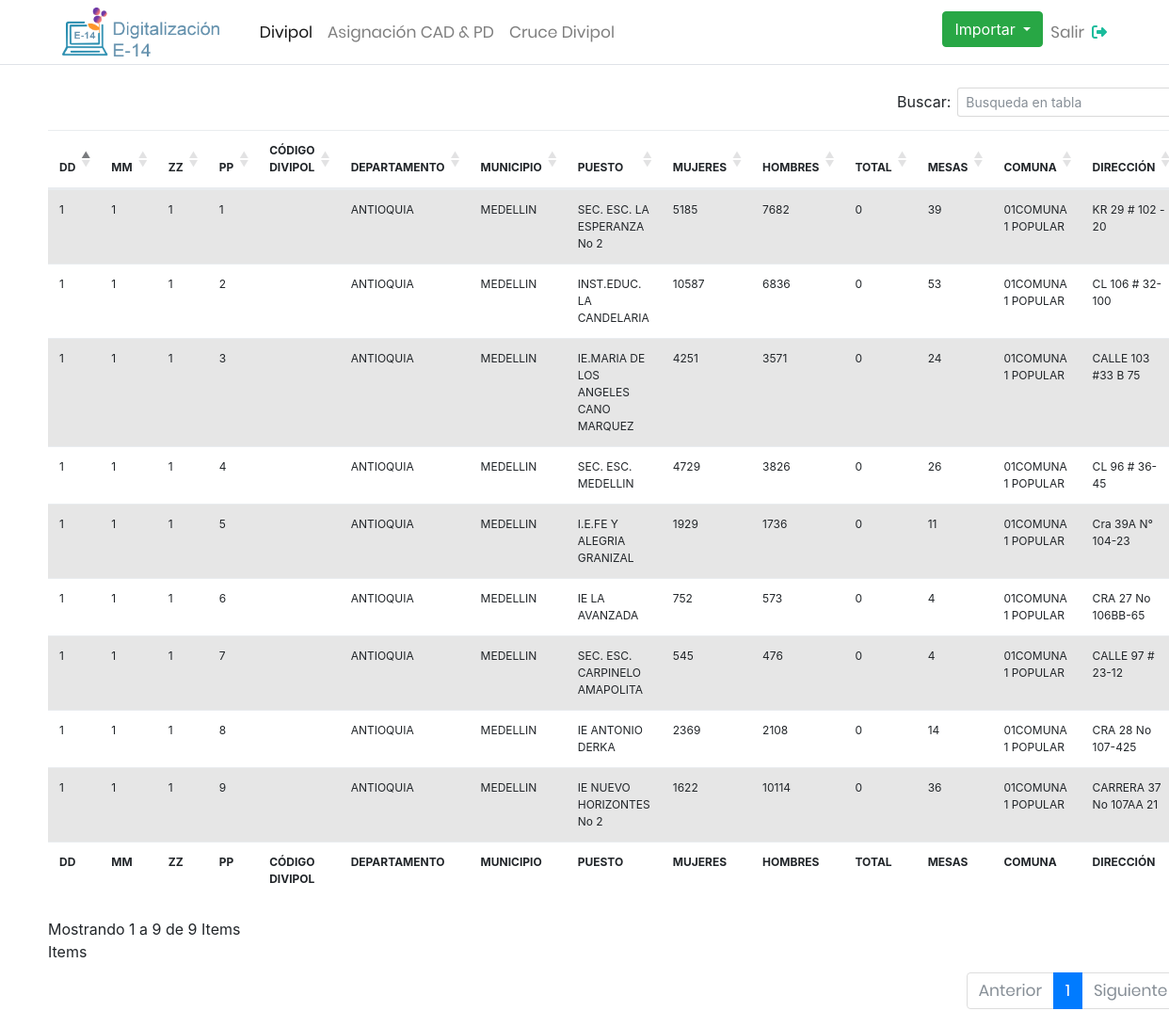
Page /divipol.php on the committed database.
### tables this page shows
CREATE TABLE `divipol` (
  `dd` int(10) DEFAULT NULL,
  `mm` int(10) DEFAULT NULL,
  `zz` int(5) DEFAULT NULL,
  `pp` int(10) DEFAULT NULL,
  `c_divipol` int(30) DEFAULT NULL,
  `departamento` varchar(30) DEFAULT NULL,
  `municipio` varchar(30) DEFAULT NULL,
  `puesto` varchar(50) DEFAULT NULL,
  `mujeres` int(10) DEFAULT NULL,
  `hombres` int(10) DEFAULT NULL,
  `total` int(10) DEFAULT NULL,
  `mesas` int(10) DEFAULT NULL,
  `comuna` varchar(50) NOT NULL,
  `direccion` varchar(50) NOT NULL,
  `created_at` timestamp NOT NULL DEFAULT current_timestamp(),
  `updated_at` timestamp NOT NULL DEFAULT current_timestamp()
);

### divipol.php (the view, shortened to what this page needs)
<!DOCTYPE html>
    <html lang="en">
    <head>
        <link rel="stylesheet" type="text/css" href="css/style.css">
        <link href="https://cdn.datatables.net/1.13.4/css/dataTables.bootstrap5.min.css" rel="stylesheet"/>
        <link href="https://cdn.datatables.net/buttons/2.3.6/css/buttons.bootstrap5.min.css" rel="stylesheet"/>
        <link rel="stylesheet" type="text/css" href="vendor/bootstrap/css/bootstrap.min.css">
        <link rel="stylesheet" href="https://cdnjs.cloudflare.com/ajax/libs/font-awesome/6.4.0/css/all.min.css" />
    </head>
    <body>
	<?php
		include("modelo/conexion.php");
	?>
<nav class="navbar navbar-light navbar-expand-md bg-faded justify-content-center">
    <div class="container">
        <img src="images/logo.png" style="width: 15%;">
        <div class="navbar-collapse collapse w-100" id="collapsingNavbar3">
            <ul class="navbar-nav w-100 justify-content-center">
                <li class="nav-item active">
                    <a class="nav-link" href="divipol.php">Divipol</a>
                </li>
                <li class="nav-item">
                    <a class="nav-link" href="asignaciones.php">Asignación CAD & PD</a>
                </li>
                <li class="nav-item">
                    <a class="nav-link" href="cruce_divipol.php">Cruce Divipol</a>
                </li>
            </ul>
            <ul class="nav navbar-nav ms-auto w-100 justify-content-end">
            <div class="dropdown">
                    <button class="btn btn-success dropdown-toggle" type="button" id="dropdownMenuButton" data-toggle="dropdown" aria-haspopup="true" aria-expanded="false">
                    Importar
                    </button>
                </div>
                <li class="nav-item">
                    <a class="nav-link" href="modelo/logout.php">Salir</a>
                </li>
            </ul>
            <i class="fa-solid fa-right-from-bracket" style="color: #1ABC9C;"></i>
        </div>
    </div>
</nav>
<div class="container my-4">
        <div class="row">
    <table id="example" class="table table-striped">
        <thead>
            <tr style="font-size: 12px;">
                <th>DD</th>
                <th>MM</th>
                <th>ZZ</th>
                <th>PP</th>
                <th>CÓDIGO DIVIPOL</th>
                <th>DEPARTAMENTO</th>
                <th>MUNICIPIO</th>
                <th>PUESTO</th>
                <th>MUJERES</th>
                <th>HOMBRES</th>
                <th>TOTAL</th>
                <th>MESAS</th>
                <th>COMUNA</th>
                <th>DIRECCIÓN</th>
            </tr>
        </thead>
        <?php
        $sql="SELECT * from divipol";
        $result=mysqli_query($conexion,$sql);
        while($mostrar=mysqli_fetch_array($result)){
            ?>
            <tr style="font-size: 12px;">
                <td><?php echo $mostrar['dd']?></td>
                <td><?php echo $mostrar['mm']?></td>
                <td><?php echo $mostrar['zz']?></td>
                <td><?php echo $mostrar['pp']?></td>
                <td><?php echo $mostrar['c_divipol']?></td>
                <td><?php echo $mostrar['departamento']?></td>
                <td><?php echo $mostrar['municipio']?></td>
                <td><?php echo $mostrar['puesto']?></td>
                <td><?php echo $mostrar['mujeres']?></td>
                <td><?php echo $mostrar['hombres']?></td>
                <td><?php echo $mostrar['total']?></td>
                <td><?php echo $mostrar['mesas']?></td>
                <td><?php echo $mostrar['comuna']?></td>
                <td><?php echo $mostrar['direccion']?></td>
            </tr>
            <?php
        }
        ?>
        <tfoot>
            <tr style="font-size: 12px;">
                <th>DD</th>
                <th>MM</th>
                <th>ZZ</th>
                <th>PP</th>
                <th>CÓDIGO DIVIPOL</th>
                <th>DEPARTAMENTO</th>
                <th>MUNICIPIO</th>
                <th>PUESTO</th>
                <th>MUJERES</th>
                <th>HOMBRES</th>
                <th>TOTAL</th>
                <th>MESAS</th>
                <th>COMUNA</th>
                <th>DIRECCIÓN</th>
            </tr>
        </tfoot>
    </table>
    </div>
    </div>
    </body>
</html>

### css/style.css (style rules this page uses)
.container { margin-left: 3px; }
body, html { height: 100%; font-family: Poppins-Regular, sans-serif; }
a { font-family: Poppins-Regular; font-size: 17px; line-height: 1.7; color: #666666; margin: 0px; transition: all 0.4s; -webkit-transition: all 0.4s; -o-transition: all 0.4s; -moz-transition: all 0.4s; }
.navbar { background: #fff; padding-left: 16px; padding-right: 16px; border-bottom: 1px solid #dfe3e8; border-radius: 0; }
.navbar .nav li { position: relative; }
.navbar .nav li a { color: #888; }

### rows in the picture
divipol: dd "1", mm "1", zz "1", pp "1", departamento "ANTIOQUIA", municipio "MEDELLIN", puesto "SEC. ESC. LA ESPERANZA No 2", mujeres "5185", hombres "7682", total "0", mesas "39", comuna "01COMUNA 1 POPULAR", direccion "KR 29 # 102 - 20"
divipol: dd "1", mm "1", zz "1", pp "2", departamento "ANTIOQUIA", municipio "MEDELLIN", puesto "INST.EDUC. LA CANDELARIA", mujeres "10587", hombres "6836", total "0", mesas "53", comuna "01COMUNA 1 POPULAR", direccion "CL 106 # 32-100"
divipol: dd "1", mm "1", zz "1", pp "3", departamento "ANTIOQUIA", municipio "MEDELLIN", puesto "IE.MARIA DE LOS ANGELES CANO MARQUEZ", mujeres "4251", hombres "3571", total "0", mesas "24", comuna "01COMUNA 1 POPULAR", direccion "CALLE 103 #33 B 75"
divipol: dd "1", mm "1", zz "1", pp "4", departamento "ANTIOQUIA", municipio "MEDELLIN", puesto "SEC. ESC. MEDELLIN", mujeres "4729", hombres "3826", total "0", mesas "26", comuna "01COMUNA 1 POPULAR", direccion "CL 96 # 36-45"
divipol: dd "1", mm "1", zz "1", pp "5", departamento "ANTIOQUIA", municipio "MEDELLIN", puesto "I.E.FE Y ALEGRIA GRANIZAL", mujeres "1929", hombres "1736", total "0", mesas "11", comuna "01COMUNA 1 POPULAR", direccion "Cra 39A N° 104-23"
divipol: dd "1", mm "1", zz "1", pp "6", departamento "ANTIOQUIA", municipio "MEDELLIN", puesto "IE LA AVANZADA", mujeres "752", hombres "573", total "0", mesas "4", comuna "01COMUNA 1 POPULAR", direccion "CRA 27 No 106BB-65"
divipol: dd "1", mm "1", zz "1", pp "7", departamento "ANTIOQUIA", municipio "MEDELLIN", puesto "SEC. ESC. CARPINELO AMAPOLITA", mujeres "545", hombres "476", total "0", mesas "4", comuna "01COMUNA 1 POPULAR", direccion "CALLE 97 # 23-12"
divipol: dd "1", mm "1", zz "1", pp "8", departamento "ANTIOQUIA", municipio "MEDELLIN", puesto "IE ANTONIO DERKA", mujeres "2369", hombres "2108", total "0", mesas "14", comuna "01COMUNA 1 POPULAR", direccion "CRA 28 No 107-425"
divipol: dd "1", mm "1", zz "1", pp "9", departamento "ANTIOQUIA", municipio "MEDELLIN", puesto "IE NUEVO HORIZONTES No 2", mujeres "1622", hombres "10114", total "0", mesas "36", comuna "01COMUNA 1 POPULAR", direccion "CARRERA 37 No 107AA 21"
